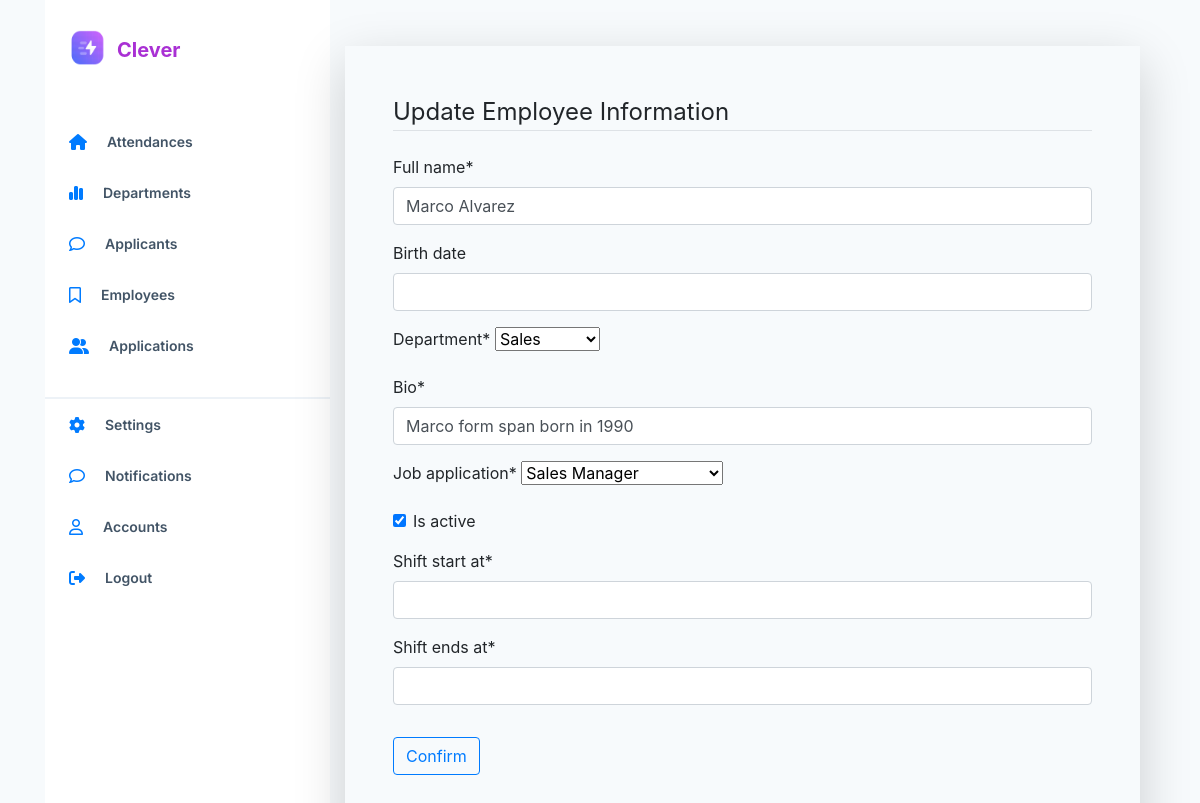
The page /employee/61/ (signed in) on the database its author committed.
### employee_app/models.py (models this page shows, shortened)
class Employee(models.Model):
    full_name = models.CharField(max_length=100)
    birth_date = models.DateField(null=True, blank=True)
    joining_date = models.DateField(auto_now_add=True)
    department = models.ForeignKey(
        Department, on_delete=models.PROTECT)
    bio = models.CharField(max_length=500)
    is_active = models.BooleanField()
    job_application = models.ForeignKey(
        Job_Application, on_delete=models.PROTECT)
    shift_start_at = models.DateField(null=True, blank=True,)
    shift_ends_at = models.DateField(null=True, blank=True,)

### employee_app/views.py (the view, shortened to what this page needs)
# urls.py: path('employee/<int:pk>/', EmployeeUpdateView.as_view(), name='employee-detail'),
class EmployeeUpdateView(UpdateView):
    model = Employee
    template_name = 'employee_app/employee_detail.html'
    success_url = '/employees'
    form_class = UserForm

### employee_app/forms.py
class UserForm(forms.ModelForm):
    def __init__(self, *args, **kwargs):
        super().__init__(*args, **kwargs)
        self.fields['shift_start_at'].required = True
        self.fields['shift_ends_at'].required = True
    class Meta:
        model = Employee
        fields = ['shift_start_at','shift_ends_at' , 'full_name','birth_date', 'department', 'bio', 'job_application', 'is_active',  ]

### employee_app/models.py (called while the page is built)
    def __str__(self):
        return self.name

    def __str__(self):
        return self.job_title

### employee_app/templates/employee_app/employee_detail.html (shortened to what this page needs)
{% extends "base.html" %}
{% load crispy_forms_tags %}
{% block content %}
<div class="content-section mt-3 p-5 shadow-lg">
    <form action="" method="POST" enctype="multipart/form-data">
        <fieldset class="form-group">
            <legend class="border-bottom mb-4">
                Update Employee Information
            </legend>
            {{ form.full_name|as_crispy_field }}
            {{ form.birth_date|as_crispy_field }}
            {{ form.department|as_crispy_field }}
            {{ form.bio|as_crispy_field }}
            {{ form.job_application|as_crispy_field }}
            {{ form.is_active|as_crispy_field }}
            {{ form.shift_start_at|as_crispy_field }}
            {{ form.shift_ends_at|as_crispy_field }}
        </fieldset>
        <div class="form-group">
            <button class="btn btn-outline-primary" type="submit">Confirm</button>
        </div>
    </form>
</div>
{% endblock content %}

### static/css/main.css (style rules this page uses)
* body { background-color: #F7FAFC; height: 800%; }

### rows shown on the page
Employee: full_name "Marco Alvarez", department "Sales", bio "Marco form span born in 1990", job_application "Sales Manager", is_active "☑"
